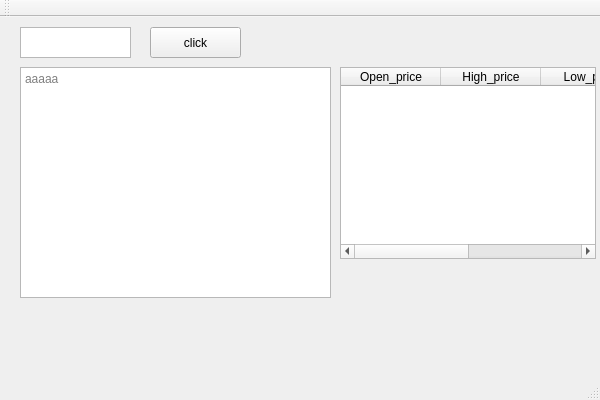
<?xml version="1.0" encoding="UTF-8"?>
<ui version="4.0">
 <class>stock_analyzerClass</class>
 <widget class="QMainWindow" name="stock_analyzerClass">
  <property name="geometry">
   <rect>
    <x>0</x>
    <y>0</y>
    <width>600</width>
    <height>400</height>
   </rect>
  </property>
  <property name="windowTitle">
   <string>stock_analyzer</string>
  </property>
  <widget class="QWidget" name="centralWidget">
   <widget class="QTextEdit" name="textEdit">
    <property name="geometry">
     <rect>
      <x>20</x>
      <y>10</y>
      <width>111</width>
      <height>31</height>
     </rect>
    </property>
   </widget>
   <widget class="QPushButton" name="checkit">
    <property name="geometry">
     <rect>
      <x>150</x>
      <y>10</y>
      <width>91</width>
      <height>31</height>
     </rect>
    </property>
    <property name="text">
     <string>click</string>
    </property>
   </widget>
   <widget class="QTextBrowser" name="textBrowser">
    <property name="geometry">
     <rect>
      <x>20</x>
      <y>50</y>
      <width>311</width>
      <height>231</height>
     </rect>
    </property>
    <property name="placeholderText">
     <string>aaaaa</string>
    </property>
   </widget>
   <widget class="QTableWidget" name="tableWidget">
    <property name="geometry">
     <rect>
      <x>340</x>
      <y>50</y>
      <width>256</width>
      <height>192</height>
     </rect>
    </property>
    <column>
     <property name="text">
      <string>Open_price</string>
     </property>
    </column>
    <column>
     <property name="text">
      <string>High_price</string>
     </property>
    </column>
    <column>
     <property name="text">
      <string>Low_price</string>
     </property>
    </column>
    <column>
     <property name="text">
      <string>Close_price</string>
     </property>
    </column>
   </widget>
  </widget>
  <widget class="QMenuBar" name="menuBar">
   <property name="geometry">
    <rect>
     <x>0</x>
     <y>0</y>
     <width>600</width>
     <height>21</height>
    </rect>
   </property>
  </widget>
  <widget class="QToolBar" name="mainToolBar">
   <attribute name="toolBarArea">
    <enum>TopToolBarArea</enum>
   </attribute>
   <attribute name="toolBarBreak">
    <bool>false</bool>
   </attribute>
  </widget>
  <widget class="QStatusBar" name="statusBar"/>
 </widget>
 <layoutdefault spacing="6" margin="11"/>
 <resources>
  <include location="stock_analyzer.qrc"/>
 </resources>
 <connections/>
</ui>
